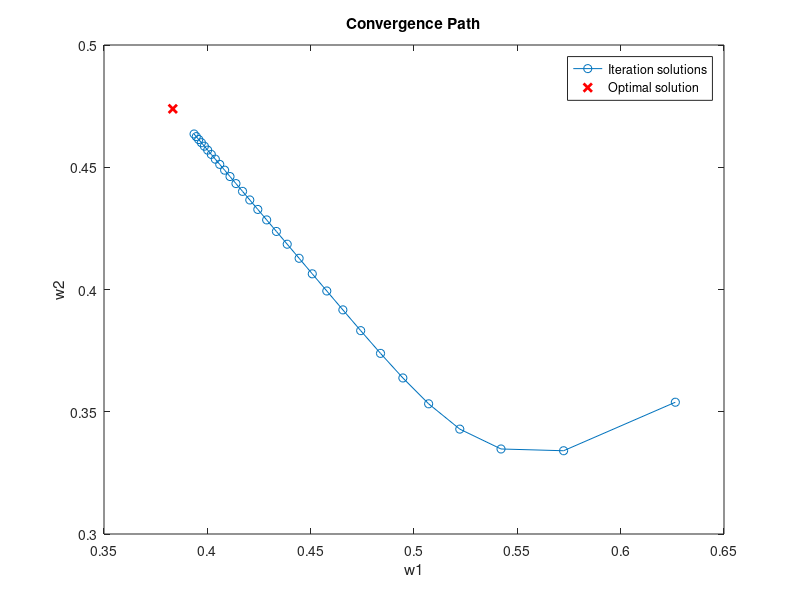
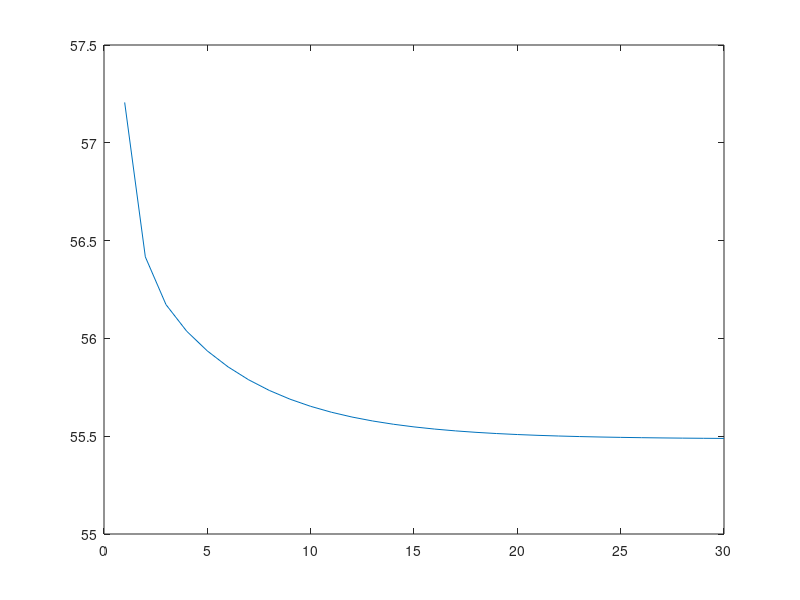

The MATLAB script that drew these images, in order:
clear all, close all, clc;

x = rand(1,randi([100,200]));
M = 2;
num_iter = 30;

N = length(x);

% calculate autocorrelation
rx = xcorr(x, M, 'biased');
rx = N * rx(M+1:end)';

R = toeplitz(rx(1:M+1));

eigs_R = eig(R(2:end,2:end));
factor = 0.3; % with higher values it starts to oscillate

lambda_max = max(eigs_R);
mu_max = 2/lambda_max;

mu = factor * mu_max;

% compute optimal solution using "lpc"
w_o_opt = lpc(x, M);
w_o_opt = -w_o_opt(2:end)';

% init iteration solutions
w_o_partial = zeros(num_iter,M);
J_partial = zeros(num_iter,1);

J_min = sum(x.^2);

% initialize coefficients to random values between -1 and 1
w_o = 2*rand(1,M)'-1;

% perform gradient descent
for i = 1:num_iter % modify to do this until sufficient convergence is reached
    % update coefficients
    w_o = w_o + mu * (rx(2:end) - R(2:end,2:end) * w_o);
    w_o_partial(i,:) = w_o;
    J_partial(i) = J_min + (w_o - w_o_opt)' * R(2:end,2:end) * (w_o - w_o_opt);
    % e(i) = sum((w_o-w_o_opt).^2);
end

w1 = w_o_partial(:,1);
w2 = w_o_partial(:,2);

% plot solution vectors
plot(w1,w2,'-o');
hold on;
plot(w_o_opt(1),w_o_opt(2),'rx','LineWidth',2);

hold off;
xlabel('w1');
ylabel('w2');
title('Convergence Path');
legend('Iteration solutions', 'Optimal solution');

figure;
plot(1:num_iter,J_partial);
